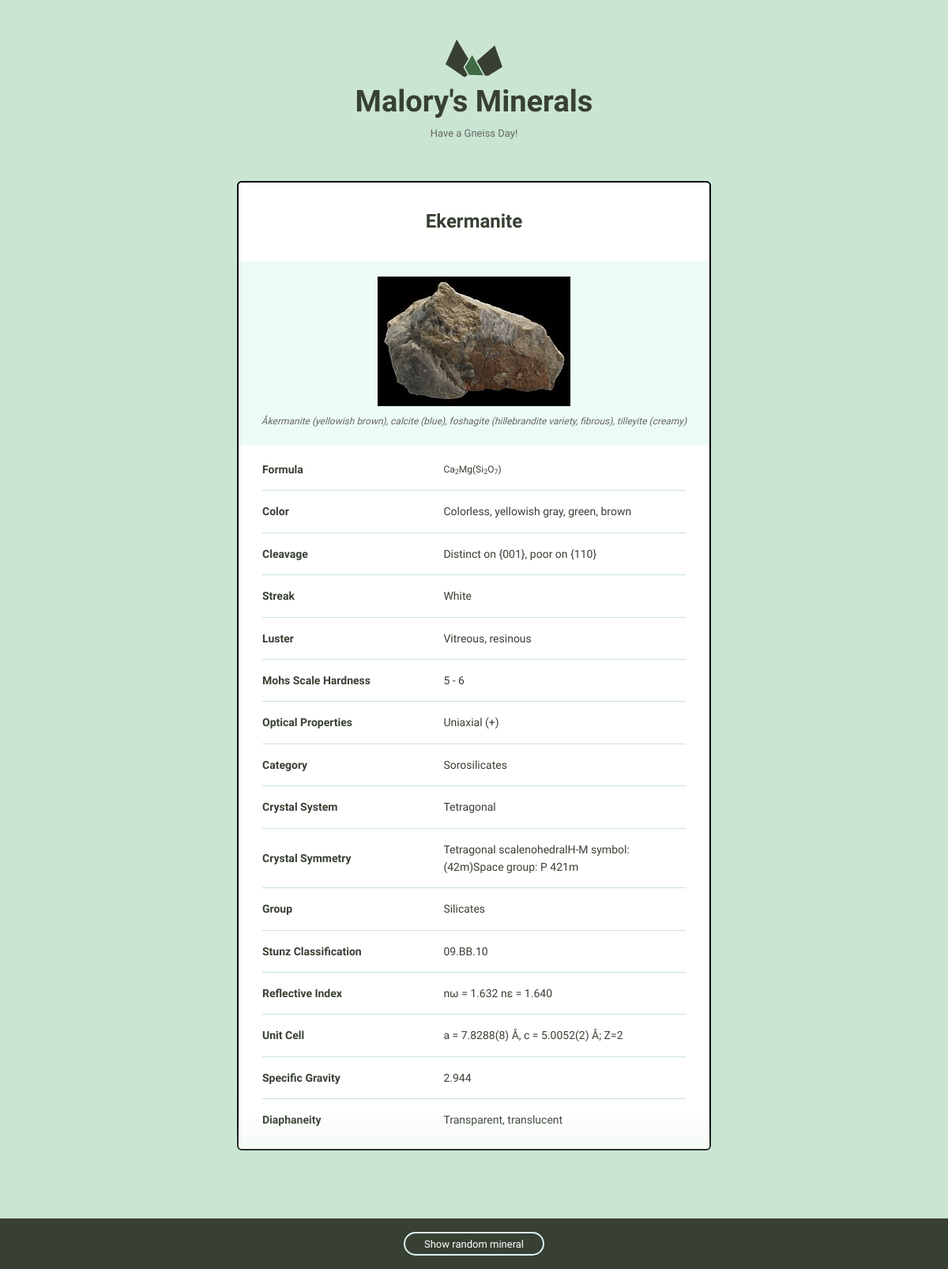
Screenshot of /Ekermanite with the database file from the repository.
### catalog/models.py (models this page shows)
class Mineral(models.Model):
    name = models.CharField(max_length=200, blank=True, null=False)
    image_filename = models.CharField(max_length=200, blank=True, null=False)
    image_caption = models.CharField(max_length=200, blank=True, null=False)
    formula = models.CharField(max_length=200, blank=True, null=False)
    color = models.CharField(max_length=200, blank=True, null=False)
    cleavage = models.CharField(max_length=200, blank=True, null=False)
    streak = models.CharField(max_length=200, blank=True, null=False)
    luster = models.CharField(max_length=200, blank=True, null=False)
    mohs_scale_hardness = models.CharField(max_length=200, blank=True, null=False)
    optical_properties = models.CharField(max_length=200, blank=True, null=False)
    category = models.CharField(max_length=200, blank=True, null=False)
    crystal_habit = models.CharField(max_length=200, blank=True, null=False)
    crystal_system = models.CharField(max_length=200, blank=True, null=False)
    crystal_symmetry = models.CharField(max_length=200, blank=True, null=False)
    group = models.CharField(max_length=200, blank=True, null=False)
    strunz_classification = models.CharField(max_length=200, blank=True, null=False)
    refractive_index = models.CharField(max_length=200, blank=True, null=False)
    unit_cell = models.CharField(max_length=200, blank=True, null=False)
    specific_gravity = models.CharField(max_length=200, blank=True, null=False)
    diaphaneity = models.CharField(max_length=200, blank=True, null=False)

### catalog/views.py (the view)
# urls.py: path('<str:mineral_name>', views.detail, name="detail"),
def detail(request, mineral_name):
    mineral = get_object_or_404(Mineral, name=mineral_name)
    return render(request, "catalog/detail.html", {"mineral": mineral})

### catalog/templates/catalog/detail.html (shortened to what this page needs)
{% extends "catalog/layout.html" %}
{% load static %}
{% block div %}<div class="bounds bounds--small">{% endblock %}
{% block content %}
<div class="grid-100 mineral__container">
  <h1 class="mineral__name">{{ mineral.name|title }}</h1>
  <div class="mineral__image-bg">
    {% with '/catalog/images/'|add:mineral.name|add:'.jpg' as mineral_image %}
      <img class="mineral__image" src="{% static mineral_image %}">
    {% endwith %}
    <p class="mineral__caption">{{ mineral.image_caption }}</p>
  </div>
  <div class="mineral__table-container">
    <table class="mineral__table">
      {% if mineral.formula %}
      <tr>
        <td class="mineral__category">Formula</td>
        <td class="mineral__formula">{{ mineral.formula|safe }}</td>
      </tr>
      {% endif %}
      {% if mineral.color %}
      <tr>
        <td class="mineral__category">Color</td>
        <td>{{ mineral.color }}</td>
      </tr>
      {% endif %}
      {% if mineral.cleavage %}
      <tr>
        <td class="mineral__category">Cleavage</td>
        <td>{{ mineral.cleavage }}</td>
      </tr>
      {% endif %}
      {% if mineral.streak %}
      <tr>
        <td class="mineral__category">Streak</td>
        <td>{{ mineral.streak }}</td>
      </tr>
      {% endif %}
      {% if mineral.luster %}
      <tr>
        <td class="mineral__category">Luster</td>
        <td>{{ mineral.luster }}</td>
      </tr>
      {% endif %}
      {% if mineral.mohs_scale_hardness %}
      <tr>
        <td class="mineral__category">Mohs Scale Hardness</td>
        <td>{{ mineral.mohs_scale_hardness }}</td>
      </tr>
      {% endif %}
      {% if mineral.optical_properties %}
      <tr>
        <td class="mineral__category">Optical Properties</td>
        <td>{{ mineral.optical_properties }}</td>
      </tr>
      {% endif %}
      {% if mineral.category %}
      <tr>
        <td class="mineral__category">Category</td>
        <td>{{ mineral.category }}</td>
      </tr>
      {% endif %}
      {% if mineral.crystal_system %}
      <tr>
        <td class="mineral__category">Crystal System</td>
        <td>{{ mineral.crystal_system }}</td>
      </tr>
      {% endif %}
      {% if mineral.crystal_symmetry %}
      <tr>
        <td class="mineral__category">Crystal Symmetry</td>
        <td>{{ mineral.crystal_symmetry }}</td>
      </tr>
      {% endif %}
      {% if mineral.group %}
      <tr>
        <td class="mineral__category">Group</td>
        <td>{{ mineral.group }}</td>
      </tr>
      {% endif %}
      {% if mineral.strunz_classification %}
      <tr>
        <td class="mineral__category">Stunz Classification</td>
        <td>{{ mineral.strunz_classification }}</td>
      </tr>
      {% endif %}
      {% if mineral.refractive_index %}
      <tr>
        <td class="mineral__category">Reflective Index</td>
        <td>{{ mineral.refractive_index }}</td>
      </tr>
      {% endif %}
      {% if mineral.unit_cell %}
      <tr>
        <td class="mineral__category">Unit Cell</td>
        <td>{{ mineral.unit_cell }}</td>
      </tr>
      {% endif %}
      {% if mineral.specific_gravity %}
      <tr>
        <td class="mineral__category">Specific Gravity</td>
        <td>{{ mineral.specific_gravity }}</td>
      </tr>
      {% endif %}
      {% if mineral.diaphaneity %}
      <tr>
        <td class="mineral__category">Diaphaneity</td>
        <td>{{ mineral.diaphaneity }}</td>
      </tr>
      {% endif %}
    </table>
  </div>
</div>
{% endblock %}

### catalog/templates/catalog/layout.html (shortened to what this page needs)
{% load static %}
<!DOCTYPE html>
<html lang="en">
<head>
  <link rel="stylesheet" href="{% static 'catalog/global.css' %}">
  <link rel="stylesheet" href="{% static 'catalog/malory.css' %}">
</head>
<body>
  {% block div %}{% endblock %}
    <div class="grid-100">
      <a href="{% url 'catalog:index' %}">
        <h1 class="logo__name text-centered">Malory's Minerals</h1>
      </a>
      <p class="logo__text text-centered">Have a Gneiss Day!
    </div>
    {% block content %}{% endblock %}
  </div>
  <div class="minerals__random">
    <a class="minerals__anchor" href="{% url 'catalog:random' %}">Show random mineral</a>
  </div>
</body>
</html>

### catalog/static/catalog/global.css (style rules this page uses)
html { font-family: sans-serif; -ms-text-size-adjust: 100%; -webkit-text-size-adjust: 100%; }
body { margin: 0; }
a { background-color: transparent; }
h1 { font-size: 2em; margin: 0.67em 0; }
sub { font-size: 75%; line-height: 0; position: relative; vertical-align: baseline; bottom: -0.25em; }
img { border: 0; }
svg:not(:root) { overflow: hidden; }
table { border-collapse: collapse; border-spacing: 0; }
td, th { padding: 0; }
html { font-size: 62.5%; }
body { background-color: #CAE5D2; font-size: 1.5em; line-height: 1.6; font-weight: 400; font-family: "Cousine"; color: #666; }
.bounds { max-width: 800px; margin: 0 auto; padding: 50px 0 150px; overflow: hidden; }
.bounds--small { max-width: 600px; padding: 50px 10px 150px; }
.grid, .grid-5, .grid-10, .grid-15, .grid-20, .grid-25, .grid-30, .grid-33, .grid-35, .grid-40, .grid-45, .grid-50, .grid-55, .grid-60, .grid-65, .grid-66, .grid-70, .grid-75, .grid-80, .grid-90, .grid-95, .grid-100 { float: left; box-sizing: border-box; position: relative; }
.grid-100 { width: 100%; padding: 0 15px; }
h1, h2, h3, h4, h5, h6 { margin-top: 0; margin-bottom: 2rem; font-weight: bold; font-family: "Work Sans", sans-serif; color: #384033; }
h1 { font-size: 3.8rem; }
@media (min-width: 550px) { h1 { font-size: 3.8rem; } }
p { margin-top: 0; font-size: 1.6rem; }
a { color: #689b98; text-decoration: none; -webkit-transition: color 0.2s; -moz-transition: color 0.2s; -ms-transition: color 0.2s; -o-transition: color 0.2s; transition: color 0.2s; }
th, td { padding: 15px; text-align: left; border-bottom: 1px solid #e1e1e1; }
th:first-child, td:first-child { padding-left: 0; }
th:last-child, td:last-child { padding-right: 0; }
table, p, ul { margin-bottom: 2.5rem; }
.text-centered { text-align: center; }
.logo { display: block; fill: #384033; position: relative; margin: 0 auto; width: 72px; }
.logo__name { margin-bottom: 0; }
.logo__text { margin-bottom: 50px; font-size: 13px; }
.minerals__anchor { border: solid 2px #DCF5F2; border-radius: 100px; color: #384033; display: block; font-size: 13px; text-align: center; padding: 8px 0 7px 0; width: 100%; transition: background-color 200ms ease-in-out, font-weight 200ms ease-in-out, color 200ms ease-in-out; }
.minerals__random { background-color: #384033; box-shadow: 0 0 100px 50px #CAE5D2; color: #fff; padding: 20px 0 20px 0; position: fixed; bottom: 0; text-align: center; width: 100%; }
.minerals__random .minerals__anchor { display: inline; color: #fff; padding: 6px 24px 5px 24px; }
.mineral__container { background-color: #fff; border-radius: 6px; list-style: none; padding: 0; text-align: center; }
.mineral__name { display: block; width: 100%; margin: 0; font-size: 24px; padding: 30px 0 30px 0; }
.mineral__image { display: block; margin: 0 auto; border: solid 2px #CAE5D2; }
.mineral__image-bg { background-color: #ecfaf8; padding: 20px 0; }
.mineral__caption { font-size: 12px; font-style: italic; padding: 10px 0 0 0; margin: 0; }
.mineral__table { font-size: 14px; color: #384033; }
.mineral__table td { border-color: #CAE5D2; }
.mineral__table tr:last-of-type td { border-bottom: none; padding-bottom: 0; }
.mineral__table-container { padding: 5px 30px 0; }
.mineral__category { font-weight: bold; width: 40%; }
.mineral__formula { font-size: 12px; }

### catalog/static/catalog/malory.css (style rules this page uses)
.mineral__image { border: solid 2px black; }
.mineral__container { border: solid 2px black; }

### rows the page displays
Mineral: name "Ekermanite", image_caption "Åkermanite (yellowish brown), calcite (blue), foshagite (hillebrandite variety, fibrous), tilleyite (creamy)", formula "Ca 2 Mg(Si 2 O 7 )", color "Colorless, yellowish gray, green, brown", cleavage "Distinct on {001}, poor on {110}", streak "White", luster "Vitreous, resinous", mohs_scale_hardness "5 - 6", optical_properties "Uniaxial (+)", category "Sorosilicates", crystal_system "Tetragonal", crystal_symmetry "Tetragonal scalenohedralH-M symbol: (42m)Space group: P 421m", group "Silicates", strunz_classification "09.BB.10", refractive_index "nω = 1.632 nε = 1.640", unit_cell "a = 7.8288(8) Å, c = 5.0052(2) Å; Z=2", specific_gravity "2.944", diaphaneity "Transparent, translucent"
